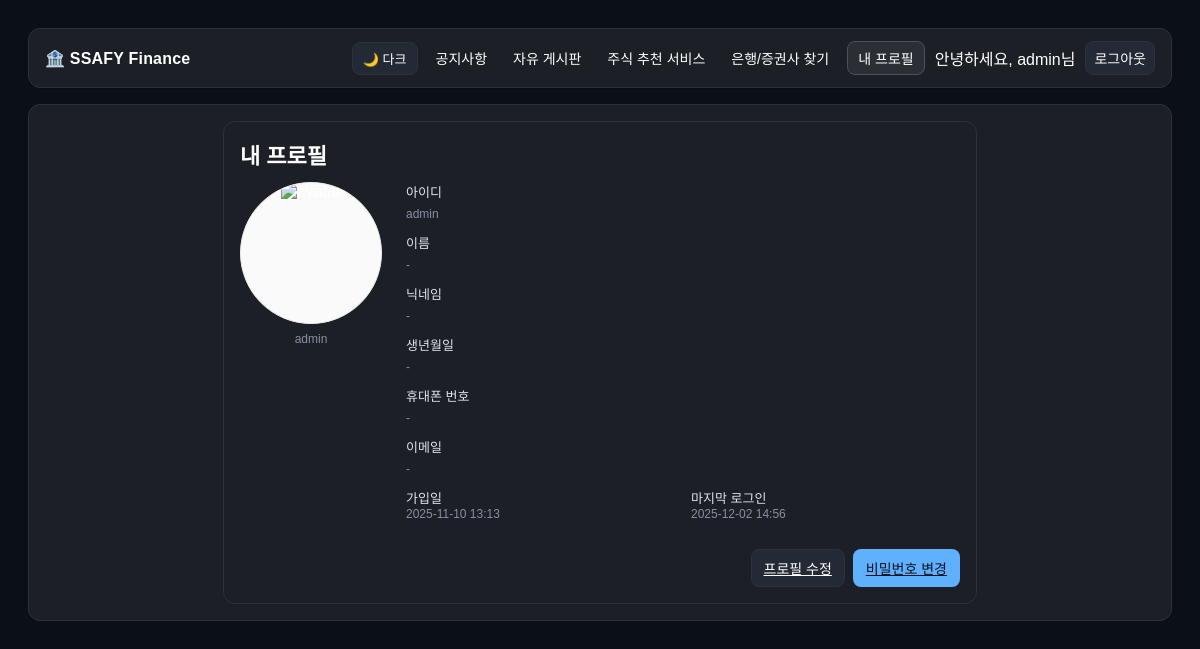
Page /accounts/profile/ (signed in) on the committed database.
### accounts/models.py (models this page shows, shortened)
class CustomUser(AbstractUser):
    nickname = models.CharField(
        max_length=50,
        unique=True,      # 값이 있으면 서로 달라야 함
        null=True,        # DB에 NULL 허용 → 여러 명이 닉네임 없이 있어도 OK
        blank=True,       # 폼에서 빈 값 허용 (createsuperuser 등)
    )
    birthdate = models.DateField(null=True, blank=True)  # 생년월일 필드
    profile_image = models.ImageField(upload_to='profile_pics/', null=True, blank=True)  # 프로필 이미지 필드
    phone_number = models.CharField(max_length=20, blank=True, null=True)

### accounts/views.py (the view)
# urls.py: path('profile/', views.profile_view, name='profile'),  # 프로필 페이지 URL
@login_required
def profile_view(request):
    return render(request, 'accounts/profile.html')  # profile.html 템플릿 렌더링

### accounts/templates/accounts/profile.html (shortened to what this page needs)
{% extends "base.html" %}
{% load static %}
{% block nav_profile %}active{% endblock %}
{% block content %}
<section class="panel form-panel" style="max-width:720px;margin:auto;">
  <h1 class="form-title">내 프로필</h1>
  <div style="display:flex; gap:24px; align-items:flex-start; flex-wrap:wrap;">
    <div style="flex:0 0 140px; text-align:center;">
      <div style="width:140px; height:140px; border-radius:50%; overflow:hidden; border:1px solid #eee; background:#fafafa;">
        {% if user.profile_image %}
          <img src="{{ user.profile_image.url }}" alt="avatar" style="width:100%; height:100%; object-fit:cover;">
        {% else %}
          <img src="{% static 'img/avatar_default.png' %}" alt="avatar" style="width:100%; height:100%; object-fit:cover;">
        {% endif %}
      </div>
      <div class="hint" style="margin-top:8px;">{{ user.username }}</div>
    </div>
    <div style="flex:1 1 360px;">
      <div class="field">
        <div class="label">아이디</div>
        <div class="hint">{{ user.username }}</div>
      </div>
      <div class="field">
        <div class="label">이름</div>
        <div class="hint">{{ user.last_name }} {{ user.first_name|default:"-" }}</div>
      </div>
      <div class="field">
        <div class="label">닉네임</div>
        <div class="hint">{{ user.nickname|default:"-" }}</div>
      </div>
      <div class="field">
        <div class="label">생년월일</div>
        <div class="hint">
          {% if user.birthdate %}
            {{ user.birthdate|date:"Y-m-d" }}
          {% else %}
            -
          {% endif %}
        </div>
      </div>
      <div class="field">
        <div class="label">휴대폰 번호</div>
        <div class="hint">{{ user.phone_number|default:"-" }}</div>
      </div>
      <div class="field">
        <div class="label">이메일</div>
        <div class="hint">{{ user.email|default:"-" }}</div>
      </div>
      <div class="field" style="display:flex; gap:16px;">
        <div style="flex:1">
          <div class="label">가입일</div>
          <div class="hint">{{ user.date_joined|date:"Y-m-d H:i" }}</div>
        </div>
        <div style="flex:1">
          <div class="label">마지막 로그인</div>
          <div class="hint">{{ user.last_login|date:"Y-m-d H:i"|default:"-" }}</div>
        </div>
      </div>
    </div>
  </div>
  <div class="row" style="justify-content:flex-end; gap:8px; margin-top:16px;">
    <a href="{% url 'accounts:update_profile' %}" class="btn">프로필 수정</a>
    <a href="{% url 'accounts:change_password' %}" class="btn primary">비밀번호 변경</a>
  </div>
</section>
{% endblock %}

### templates/base.html (shortened to what this page needs)
{% load static %}
<!DOCTYPE html>
<html lang="ko" data-theme="{{ request.session.theme|default:'dark' }}">
<head>
  <link rel="stylesheet" href="{% static 'css/style.css' %}?v=20251110">
</head>
<body>
  <header class="navbar">
    <div class="logo">
      <a href="{% url 'home' %}">🏦 SSAFY Finance</a>
    </div>
    <nav class="nav-links">
      <a href="{% url 'theme_toggle' %}?next={{ request.get_full_path|urlencode }}" class="btn small">
      {% if request.session.theme == 'light' %}
        🌞라이트
      {% else %}
        🌙 다크
      {% endif %}
      </a>
      <a href="{% url 'notices:index' %}" class="{% block nav_notice %}{% endblock %}">공지사항</a>
      <a href="{% url 'posts:index' %}" class="{% block nav_free %}{% endblock %}">자유 게시판</a>
      <a href="{% url 'finances:recommend' %}" class="{% block nav_fin %}{% endblock %}">주식 추천 서비스</a>
      <a href="{% url 'banks:map' %}" class="{% block nav_banks %}{% endblock %}">은행/증권사 찾기</a>
      {% if user.is_authenticated %}
        <a href="{% url 'accounts:profile' %}" class="{% block nav_profile %}{% endblock %}">내 프로필</a>
        {% if user.is_superuser %}
          <span>안녕하세요, {{ user.username }}님</span>
        {% else %}
          <span>안녕하세요, {{ user.nickname }}님</span>
        {% endif %}
        <a href="{% url 'accounts:logout' %}" class="btn logout">로그아웃</a>
      {% else %}
        <a href="{% url 'accounts:login' %}" class="btn">로그인</a>
        <a href="{% url 'accounts:signup' %}" class="btn">회원가입</a>
      {% endif %}
    </nav>
  </header>
  <main class="panel">
    {% block content %}{% endblock %}
  </main>
</body>
</html>

### static/css/style.css (style rules this page uses)
:root { --bg: #0b0f16; --panel: #1c1f26; --surface: #0c0f14; --border: #2c313a; --text: #ffffff; --text-muted: #9aa2b1; --muted: #888ea4; --primary: #5fb0ff; --input: #0f1218; --ok: #5fd38d; --error: #ff6b6b; --btn-bg: #232a36; --btn-text: var(--text); --btn-border: var(--border); --label-color: #dfe3ea; --radius-sm: 8px; --radius-md: 10px; --radius-lg: 12px; --shadow-sm: 0 1px 0 rgba(0,0,0,0.2); --shadow-md: 0 6px 16px rgba(0,0,0,0.2); }
body { background: var(--bg); color: var(--text); font-family: 'Noto Sans KR', sans-serif; padding: 20px; }
.panel { background: var(--panel); border: 1px solid var(--border); border-radius: var(--radius-lg); padding: 16px; margin-bottom: 16px; }
.label { font-size: 13px; color: var(--label-color); }
.btn { background: var(--btn-bg); border: 1px solid var(--btn-border); color: var(--btn-text); padding: 8px 12px; border-radius: var(--radius-sm); cursor: pointer; font-size: 14px; transition: filter 0.2s ease, background 0.2s ease; }
.btn.primary { background: var(--primary); color: #0b1220; border-color: transparent; }
.btn.small { padding: 6px 10px; font-size: 13px; }
.row { display: flex; gap: 10px; align-items: center; flex-wrap: wrap; }
.field { display: grid; gap: 6px; margin-bottom: 12px; }
.hint { font-size: 12px; color: var(--muted); }
.navbar { display: flex; align-items: center; justify-content: space-between; gap: 16px; padding: 12px 16px; margin-bottom: 16px; background: var(--panel); border: 1px solid var(--border); border-radius: var(--radius-lg); box-shadow: var(--shadow-sm); }
.logo a { color: var(--text); font-weight: 700; text-decoration: none; letter-spacing: 0.2px; }
.nav-links { display: flex; align-items: center; gap: 10px; }
.nav-links a { color: var(--text); text-decoration: none; font-size: 14px; padding: 6px 8px; border-radius: var(--radius-sm); transition: background 0.15s ease; }
.nav-links a.active { background: color-mix(in oklab, var(--panel), white 8%); border: 1px solid color-mix(in oklab, var(--border), white 18%); padding: 6px 10px; border-radius: var(--radius-sm); }
.form-panel { max-width: 520px; margin: 0 auto; }
.form-title { margin: 0 0 12px 0; font-size: 22px; font-weight: 700; }

### rows in the picture
CustomUser: username "admin", first_name "-", nickname "-", phone_number "-", email "-", date_joined "2025-11-10 13:13", last_login "2025-12-02 14:56"
